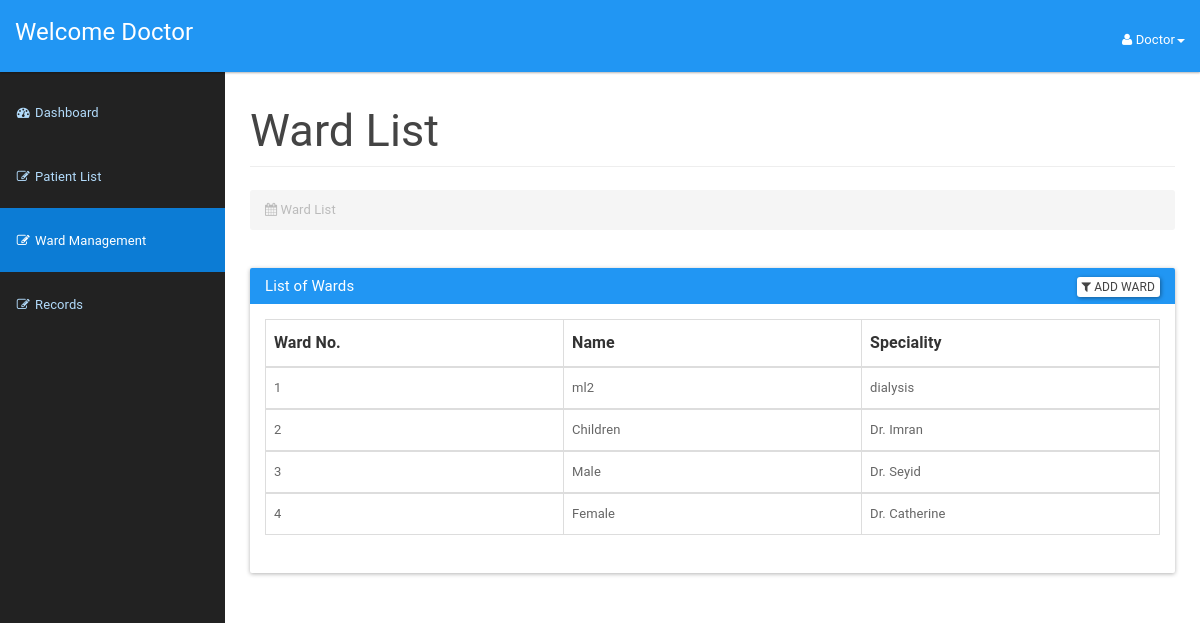
Page /hospitalsys/doctor/wards.php (signed in) on the committed database.
### tables this page shows
CREATE TABLE `doctor` (
  `icDoctor` bigint(12) NOT NULL,
  `password` varchar(20) NOT NULL,
  `doctorId` int(3) NOT NULL,
  `doctorFirstName` varchar(50) NOT NULL,
  `doctorLastName` varchar(50) NOT NULL,
  `doctorAddress` varchar(100) NOT NULL,
  `doctorPhone` varchar(15) NOT NULL,
  `doctorEmail` varchar(20) NOT NULL,
  `doctorDOB` date NOT NULL,
  `speciality` varchar(50) NOT NULL
);

CREATE TABLE `ward` (
  `wardno` int(50) NOT NULL,
  `name` varchar(100) NOT NULL,
  `speciality` varchar(100) NOT NULL
);

### hospitalsys/doctor/wards.php (the view, shortened to what this page needs)
<?php
include_once '../assets/conn/dbconnect.php';
$usersession = $_SESSION['doctorSession'];
$res=mysqli_query($con,"SELECT * FROM doctor WHERE doctorId=".$usersession);
$userRow=mysqli_fetch_array($res,MYSQLI_ASSOC);
?>
<!DOCTYPE html>
<html lang="en">
    <head>
        <link href="assets/css/material.css" rel="stylesheet">
        <link href="assets/css/sb-admin.css" rel="stylesheet">
        <link href="assets/css/time/bootstrap-clockpicker.css" rel="stylesheet">
        <link href="assets/css/style.css" rel="stylesheet">
        <link href="assets/font-awesome/css/font-awesome.css" rel="stylesheet">
    </head>
    <body>
        <div id="wrapper">
            <nav class="navbar navbar-inverse navbar-fixed-top" role="navigation">
                <div class="navbar-header">
                    <a class="navbar-brand" href="doctordashboard.php">Welcome <?php echo $userRow['doctorFirstName'];?></a>
                </div>
                <ul class="nav navbar-right top-nav">
                    <li class="dropdown">
                        <a href="#" class="dropdown-toggle" data-toggle="dropdown"><i class="fa fa-user"></i> <?php echo $userRow['doctorFirstName']; ?><b class="caret"></b></a>
                    </li>
                </ul>
                <div class="collapse navbar-collapse navbar-ex1-collapse">
                    <ul class="nav navbar-nav side-nav">
                         <li>
                            <a href="doctordashboard.php"><i class="fa fa-fw fa-dashboard"></i> Dashboard</a>
                        </li>
                        <li >
                            <a href="patientlist.php"><i class="fa fa-fw fa-edit"></i> Patient List</a>
                        </li>
                        <li class="active">
                            <a href="wards.php"><i class="fa fa-fw fa-edit"></i> Ward  Management</a>
                        </li>
                        <li>
                            <a href="doctors.php"><i class="fa fa-fw fa-edit"></i> Records</a>
                        </li>
                    </ul>
                </div>
            </nav>
            <div id="page-wrapper">
                <div class="container-fluid">
                    <div class="row">
                        <div class="col-lg-12">
                            <h2 class="page-header">
                            Ward List
                            </h2>
                            <ol class="breadcrumb">
                                <li class="active">
                                    <i class="fa fa-calendar"></i> Ward List
                                </li>
                            </ol>
                        </div>
                    </div>
                    <div class="panel panel-primary filterable">
                        <div class="panel-heading">
                            <h3 class="panel-title">List of Wards</h3>
                            <div class="pull-right">
                            <a href="#" data-toggle="modal" data-target="#myModal" class="btn btn-default btn-xs btn-filter"><span class="fa fa-filter"></span> Add Ward</a>
                        </div>
                        </div>
                        <div class="panel-body">
                        <table class="table table-hover table-bordered">
                            <thead>
                                <tr class="filters">
                                    <th><input type="text" class="form-control" placeholder="Ward No." disabled></th>
                                    <th><input type="text" class="form-control" placeholder="Name" disabled></th>
                                    <th><input type="text" class="form-control" placeholder="Speciality" disabled></th>
                                </tr>
                            </thead>
                            <?php
                            $result=mysqli_query($con,"SELECT * FROM ward");
                            while ($patientRow=mysqli_fetch_array($result)) {
                                echo "<tbody>";
                                echo "<tr>";
                                    echo "<td>" . $patientRow['wardno'] . "</td>";
                                    echo "<td>" . $patientRow['name'] . "</td>";
                                    echo "<td>" . $patientRow['speciality'] . "</td>";
                            }
                                echo "</tr>";
                           echo "</tbody>";
                       echo "</table>";
                        ?>
                        </div>
                    </div>
                </div>
            </div>
    </body>
</html>

### hospitalsys/doctor/assets/css/sb-admin.css (style rules this page uses)
body { margin-top: 100px; background-color: #222; }
@media (min-width:768px) { body { margin-top: 50px; } }
#wrapper { padding-left: 0; }
#page-wrapper { min-height: 900px !important; width: 100%; padding: 0; background-color: #fff; }
@media (min-width:768px) { #wrapper { padding-left: 225px; } }
@media (min-width:768px) { #page-wrapper { padding: 10px; } }
.top-nav { padding: 0 15px; }
.top-nav>li { display: inline-block; float: left; }
.top-nav>li>a { padding-top: 17px; padding-bottom: 10px; line-height: 45px; color: white; }
@media (min-width:768px) { .side-nav { position: fixed; top: 80px; left: 225px; width: 225px; margin-left: -225px; border: none; border-radius: 0; overflow-y: auto; background-color: #222; bottom: 0; overflow-x: hidden; padding-bottom: 40px; } }
@media (min-width:768px) { .side-nav>li>a { width: 225px; } }

### hospitalsys/doctor/assets/css/style.css (style rules this page uses)
.filterable { margin-top: 15px; }
.filterable .panel-heading .pull-right { margin-top: -20px; }
.filterable .filters input[disabled] { background-color: transparent; border: none; cursor: auto; box-shadow: none; padding: 0; height: auto; }

### rows in the picture
doctor: doctorFirstName "Doctor"
ward: wardno "1", name "ml2", speciality "dialysis"
ward: wardno "2", name "Children", speciality "Dr. Imran"
ward: wardno "3", name "Male", speciality "Dr. Seyid"
ward: wardno "4", name "Female", speciality "Dr. Catherine"
